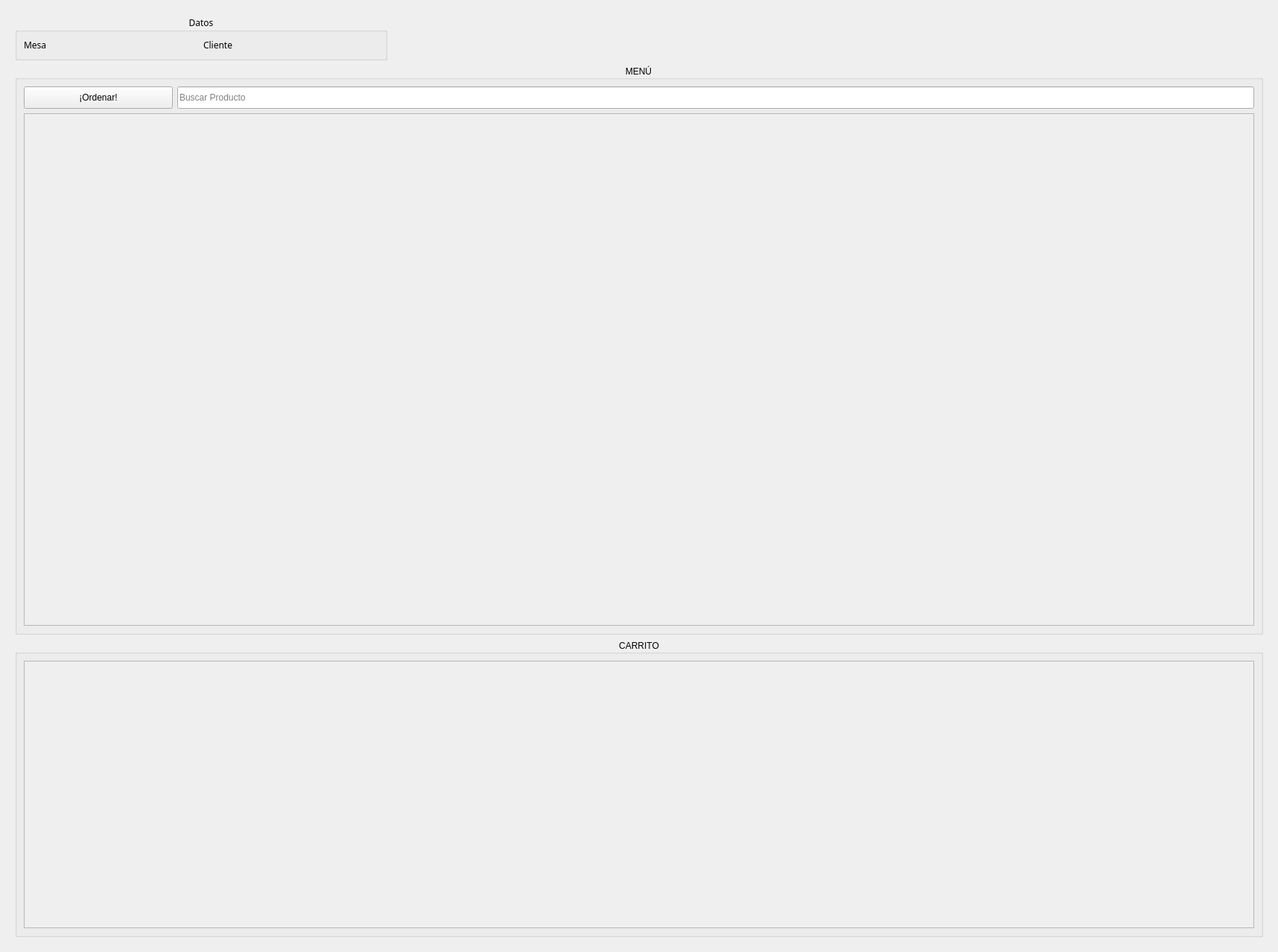
<?xml version="1.0" encoding="UTF-8"?>
<ui version="4.0">
 <class>MenuWidgets</class>
 <widget class="QWidget" name="MenuWidgets">
  <property name="geometry">
   <rect>
    <x>0</x>
    <y>0</y>
    <width>1716</width>
    <height>1278</height>
   </rect>
  </property>
  <property name="windowTitle">
   <string>Menú</string>
  </property>
  <layout class="QGridLayout" name="gridLayout">
   <item row="1" column="0">
    <widget class="QStackedWidget" name="stackedWidget">
     <property name="currentIndex">
      <number>0</number>
     </property>
     <widget class="QWidget" name="page">
      <layout class="QGridLayout" name="gridLayout_2">
       <item row="3" column="0">
        <widget class="QGroupBox" name="GPCarrito">
         <property name="minimumSize">
          <size>
           <width>100</width>
           <height>400</height>
          </size>
         </property>
         <property name="maximumSize">
          <size>
           <width>16777215</width>
           <height>400</height>
          </size>
         </property>
         <property name="title">
          <string>CARRITO</string>
         </property>
         <property name="alignment">
          <set>Qt::AlignCenter</set>
         </property>
         <layout class="QGridLayout" name="gridLayout_4">
          <item row="0" column="0">
           <widget class="QScrollArea" name="scrollArea_2">
            <property name="maximumSize">
             <size>
              <width>16777215</width>
              <height>400</height>
             </size>
            </property>
            <property name="widgetResizable">
             <bool>true</bool>
            </property>
            <widget class="QWidget" name="scrollAreaWidgetContents_2">
             <property name="geometry">
              <rect>
               <x>0</x>
               <y>0</y>
               <width>1646</width>
               <height>358</height>
              </rect>
             </property>
             <layout class="QGridLayout" name="gridLayout_7">
              <item row="0" column="0">
               <layout class="QGridLayout" name="GLCarrito"/>
              </item>
             </layout>
            </widget>
           </widget>
          </item>
         </layout>
        </widget>
       </item>
       <item row="2" column="0">
        <widget class="QGroupBox" name="GPMenu">
         <property name="minimumSize">
          <size>
           <width>0</width>
           <height>0</height>
          </size>
         </property>
         <property name="title">
          <string>MENÚ</string>
         </property>
         <property name="alignment">
          <set>Qt::AlignCenter</set>
         </property>
         <layout class="QGridLayout" name="gridLayout_3">
          <item row="2" column="0">
           <widget class="QPushButton" name="PBOrdenar">
            <property name="minimumSize">
             <size>
              <width>200</width>
              <height>30</height>
             </size>
            </property>
            <property name="text">
             <string>¡Ordenar!</string>
            </property>
           </widget>
          </item>
          <item row="2" column="1">
           <widget class="QLineEdit" name="LEBuscarMenu">
            <property name="minimumSize">
             <size>
              <width>100</width>
              <height>30</height>
             </size>
            </property>
            <property name="placeholderText">
             <string>Buscar Producto</string>
            </property>
           </widget>
          </item>
          <item row="5" column="0" colspan="2">
           <widget class="QScrollArea" name="scrollArea">
            <property name="minimumSize">
             <size>
              <width>0</width>
              <height>0</height>
             </size>
            </property>
            <property name="widgetResizable">
             <bool>true</bool>
            </property>
            <widget class="QWidget" name="scrollAreaWidgetContents">
             <property name="geometry">
              <rect>
               <x>0</x>
               <y>0</y>
               <width>1646</width>
               <height>685</height>
              </rect>
             </property>
             <layout class="QGridLayout" name="gridLayout_5">
              <item row="0" column="0">
               <layout class="QGridLayout" name="GLProductos"/>
              </item>
             </layout>
            </widget>
           </widget>
          </item>
         </layout>
        </widget>
       </item>
       <item row="0" column="0" rowspan="2">
        <widget class="QGroupBox" name="GBDatos">
         <property name="minimumSize">
          <size>
           <width>0</width>
           <height>50</height>
          </size>
         </property>
         <property name="maximumSize">
          <size>
           <width>500</width>
           <height>200</height>
          </size>
         </property>
         <property name="font">
          <font>
           <family>Montserrat</family>
          </font>
         </property>
         <property name="title">
          <string>Datos</string>
         </property>
         <property name="alignment">
          <set>Qt::AlignCenter</set>
         </property>
         <layout class="QGridLayout" name="gridLayout_6">
          <item row="0" column="0">
           <widget class="QLabel" name="lblMesa">
            <property name="text">
             <string>Mesa</string>
            </property>
           </widget>
          </item>
          <item row="0" column="1">
           <widget class="QLabel" name="lblCliente">
            <property name="text">
             <string>Cliente</string>
            </property>
           </widget>
          </item>
         </layout>
        </widget>
       </item>
      </layout>
     </widget>
     <widget class="QWidget" name="page_2"/>
    </widget>
   </item>
  </layout>
 </widget>
 <resources/>
 <connections/>
</ui>
